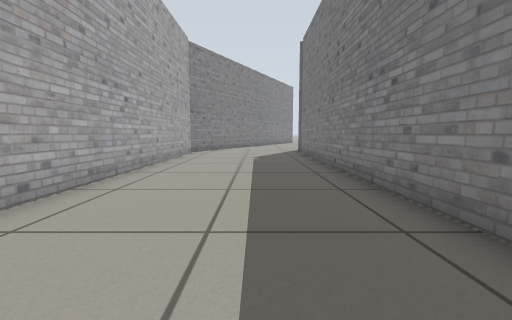
View 1 (above)

12 first-person views from a walk through a world built for the Gazebo simulator. The camera is 0.5 m above the floor, tilts 6° down and sees 90° across. The floor is counted in squares, 0.5 m on a side. Each view is taken from the middle of a square. On the plan, view 1 faces up. The plan holds only what a view shows up to about 11 squares ahead; the rest is blank. Robots are left out.

View 2
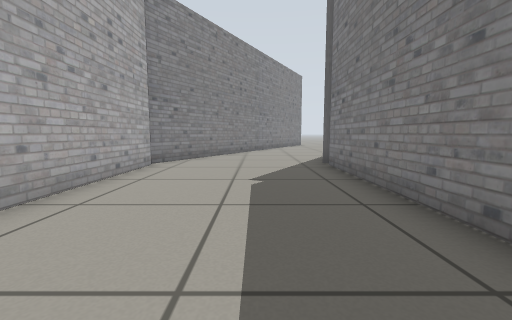

View 3
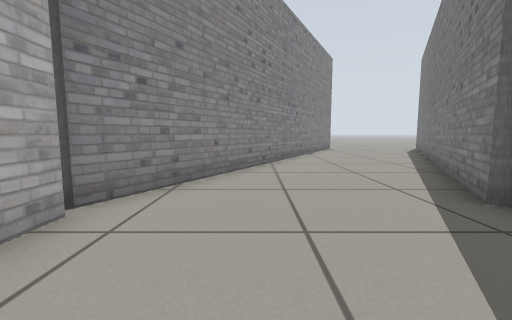

View 4
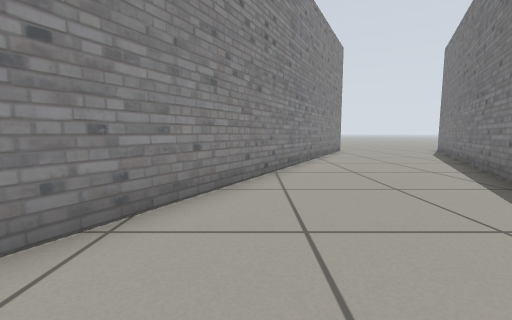

View 5
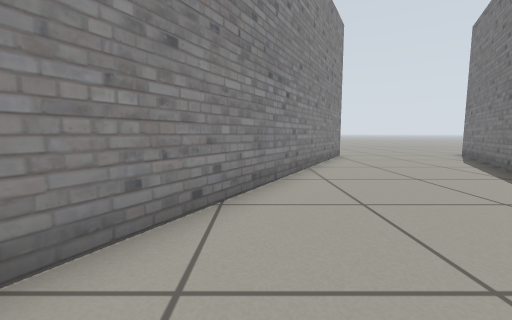

View 6
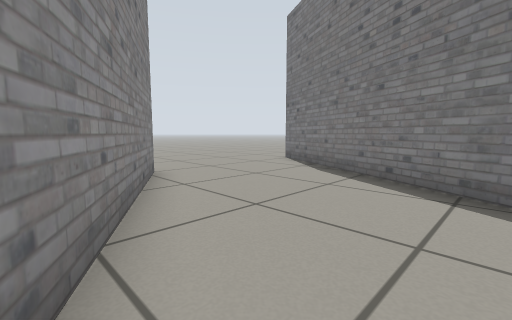

View 7
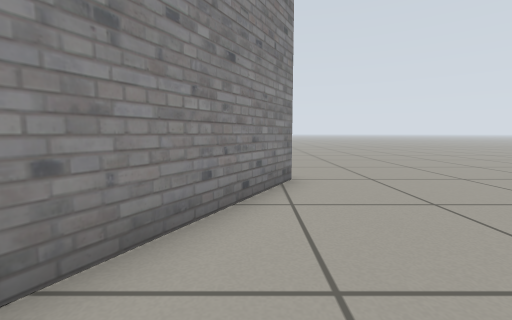

View 8
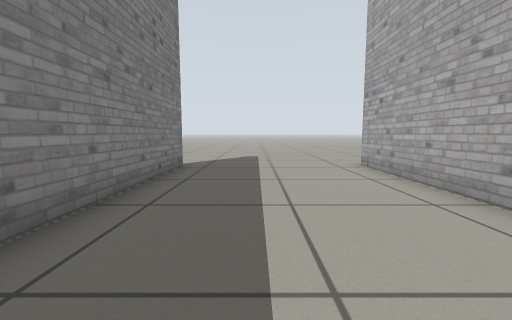

View 9
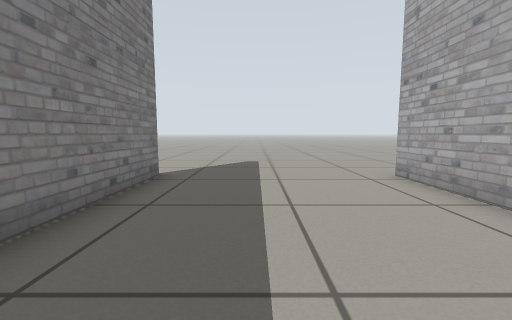

View 10
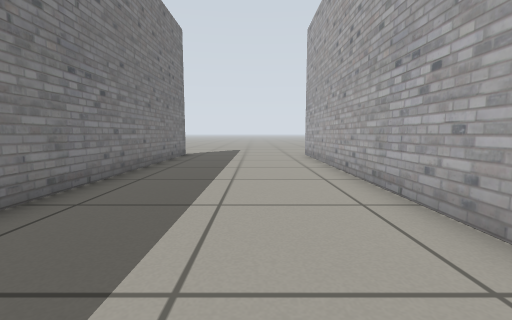

View 11
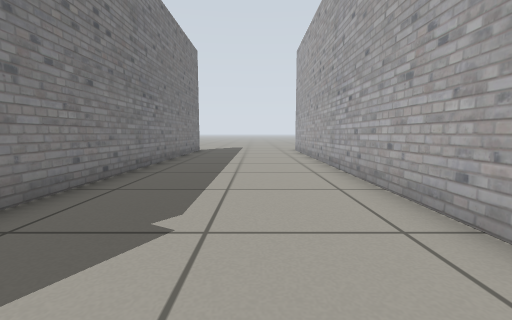

View 12
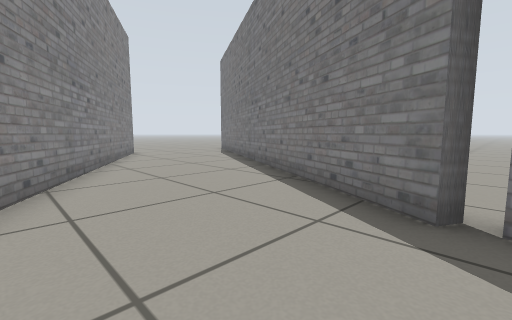

### Floor plan
Points are (right, up) in squares from view 1. A wall is a line through its corners. A room is listed if a view was taken in it or the views show most of it. See-through windows are left out.
Room 1 (views 1, 2, 3, 4, 5, 6, 7, 8, 9, 10, 11, 12)
walls: (2.2, 13.5) (9.5, 26.8); (-3.3, 13) (-3.3, -2); (2.3, -2) (2.3, 13); (3.8, 26.6) (-3.4, 13.3)
ways out: opening at (-4, -3); opening at (2, -3); opening at (4, 27.5); gap at (-4, 13); gap at (2, 13)

Positions as (right, up) in squares from view 1, and headings:
1: (0, 0), facing up
2: (0, 5), facing up
3: (-1, 10), facing up
4: (-1, 12), facing up
5: (0, 15), facing up
6: (1, 20), facing up-right
7: (3, 21), facing up
8: (0, 6), facing down
9: (0, 4), facing down
10: (-1, 10), facing down
11: (-1, 13), facing down
12: (-1, 13), facing up-right
